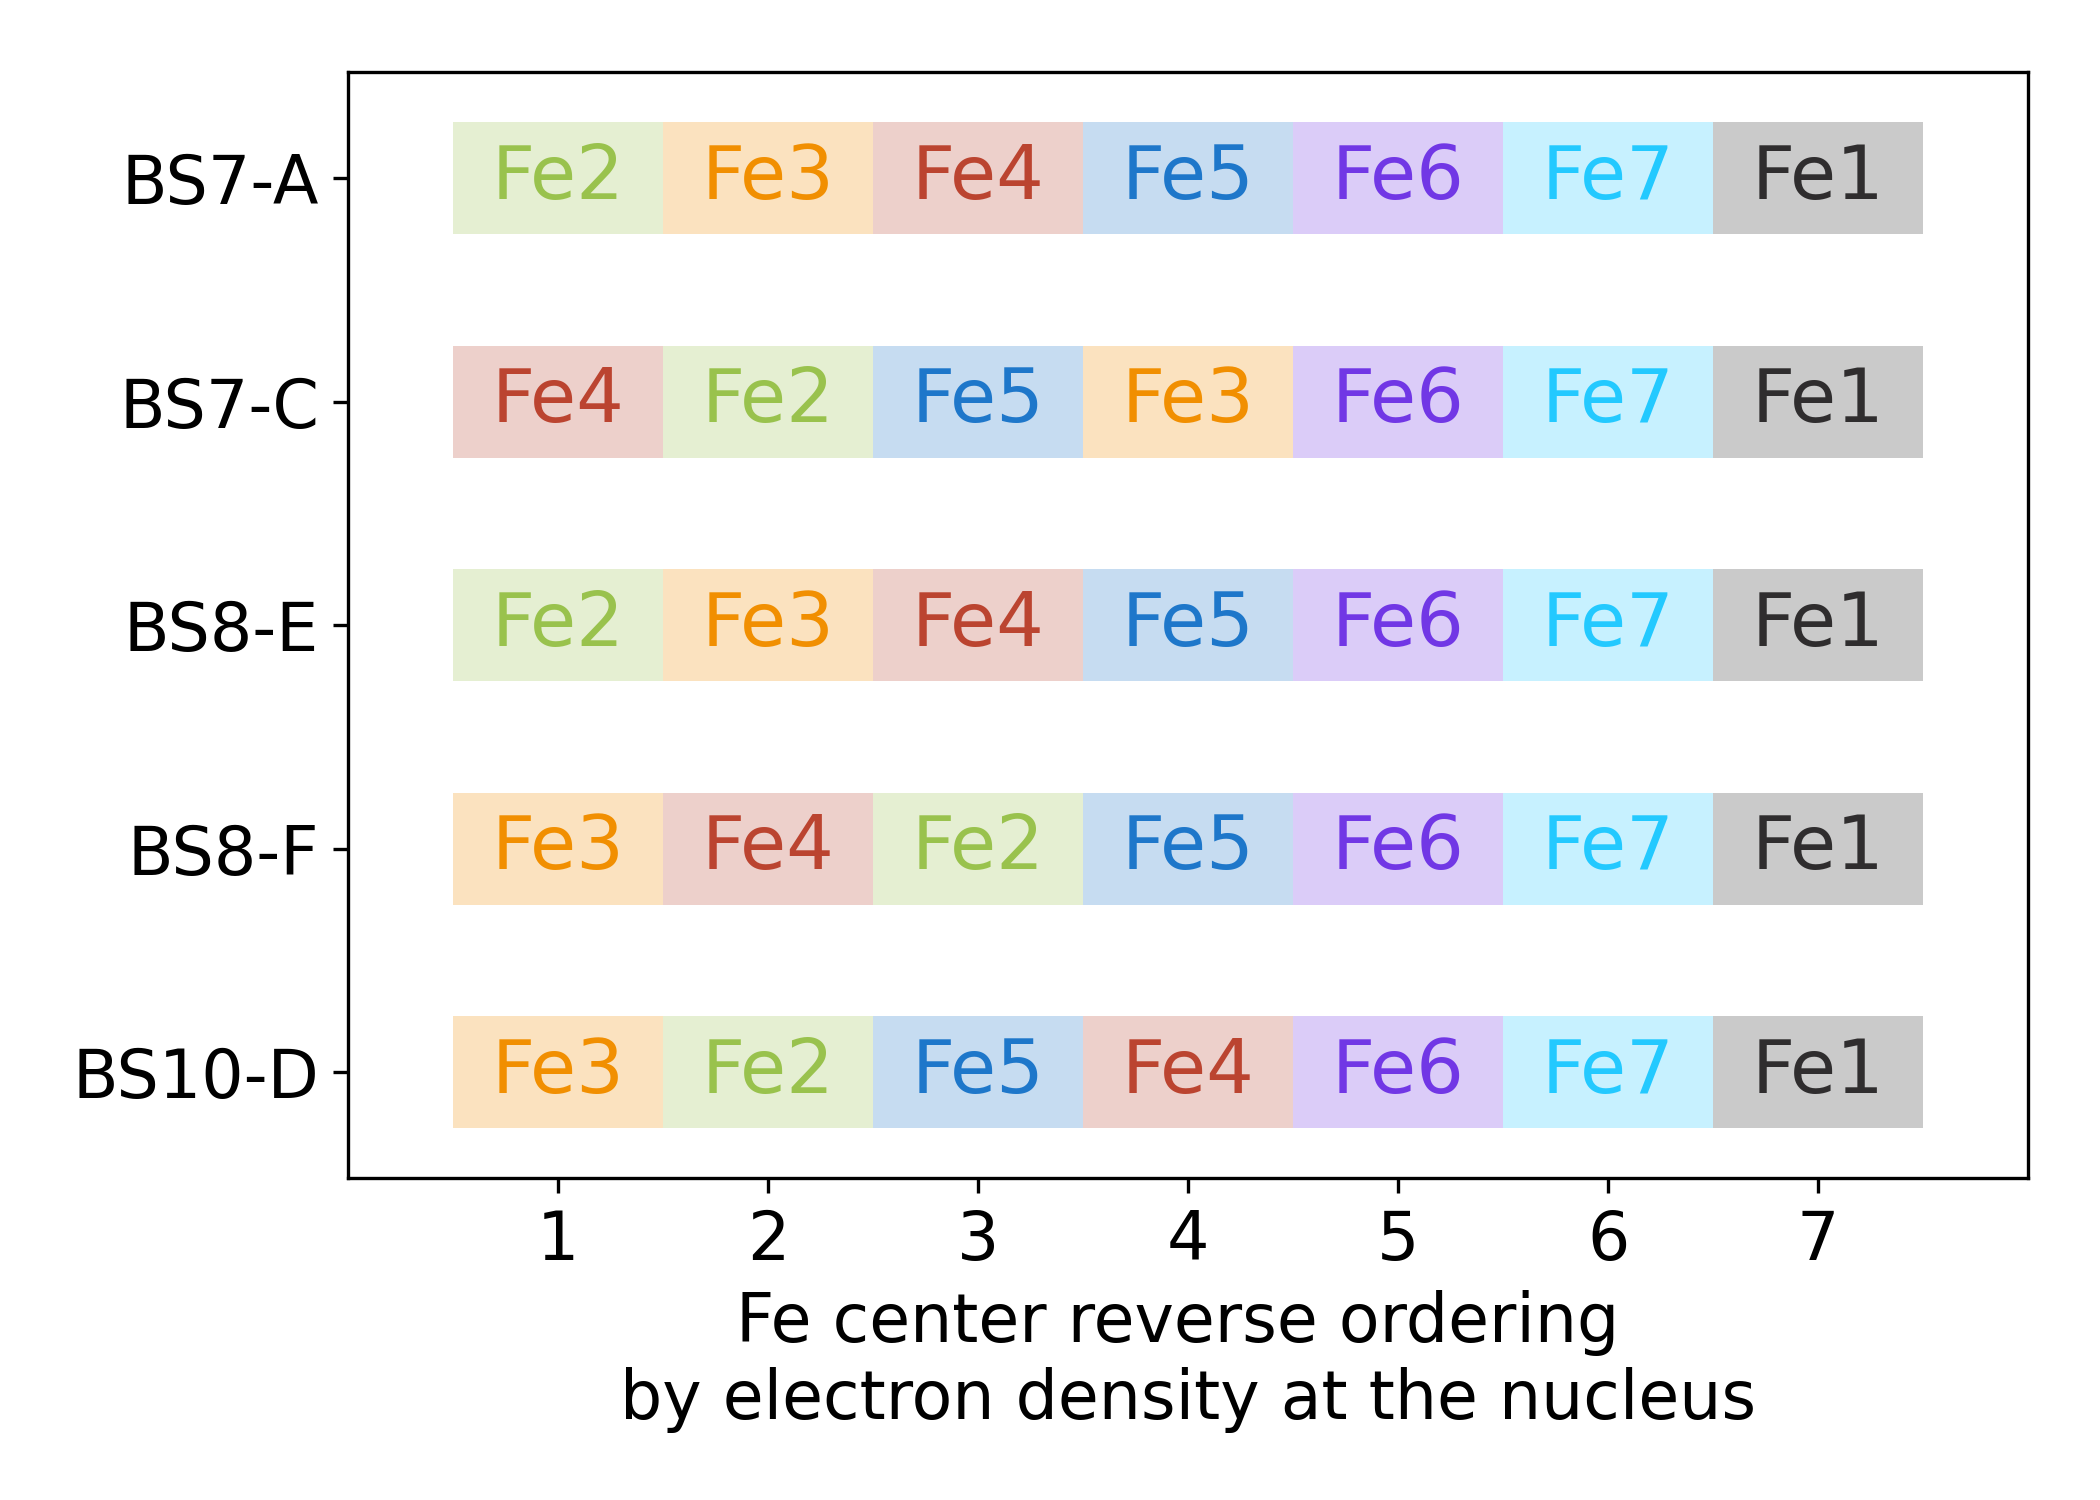

Python code for this plot:
# ---------------------------------------------------------------------------
# Copyright (C) 2026 Huanchen Zhai. All Rights Reserved.
# 
# This program is free software: you can redistribute it and/or modify
# it under the terms of the GNU General Public License as published by
# the Free Software Foundation, either version 3 of the License, or
# (at your option) any later version.
# 
# This program is distributed in the hope that it will be useful,
# but WITHOUT ANY WARRANTY; without even the implied warranty of
# MERCHANTABILITY or FITNESS FOR A PARTICULAR PURPOSE.  See the
# GNU General Public License for more details.
# 
# You should have received a copy of the GNU General Public License
# along with this program.  If not, see <https://www.gnu.org/licenses/>.
# ---------------------------------------------------------------------------


import matplotlib.pyplot as plt
import numpy as np, json

plt.rcParams.update({'font.size': 16})
plt.figure(figsize=(7, 5))

data = json.load(open("../20-Data/90-colors.json", "r", encoding='utf-8'))
data |= json.load(open("../20-Data/80-bs-states.json", "r", encoding='utf-8'))
data |= json.load(open("../20-Data/14-large-uccsd.json", "r", encoding='utf-8'))

bs_init = data['bs']
bs_map = data['name_x']
colors = data['colors']

ia = 1
prop_uccsd = np.array([min([(x['uccsd'], x['uccsd(t)'], x.get('uccsd-nuc-density', [0.0] * 8))
    for x in data['large_uccsd'][str(ia)][str(ix)] if 'uccsd' in x] + [(0, 0, [0.0] * 8)])[2] for ix in range(35)])
prop_order = [np.argsort(x) for x in prop_uccsd]

inits = [18, 25, 26, 27, 8]
femap = [0, 1, 4, 3, 2, 5, 7, 6]

for ix, init in enumerate(inits):
    for jx in range(7):
        plt.barh(ix, 1, left=6 - jx + 0.5, color=colors[prop_order[init][jx]], height=0.5, alpha=0.25)

for ix, init in enumerate(inits):
    for jx in range(7):
        plt.text(6 - jx + 1, ix, 'Fe%d' % femap[prop_order[init][jx] + 1], color=colors[prop_order[init][jx]], fontsize=18,
            ha='center', va='center', zorder=10)

plt.yticks([0, 1, 2, 3, 4], [bs_map[str(ix)] for ix in inits])
plt.xlim(0, 8)
plt.xticks(list(range(1, 8)))

plt.gca().invert_yaxis()
plt.xlabel('Fe center reverse ordering \nby electron density at the nucleus')
plt.tight_layout()
plt.savefig('17-sm-large-pop-order-f.png', dpi=300)
